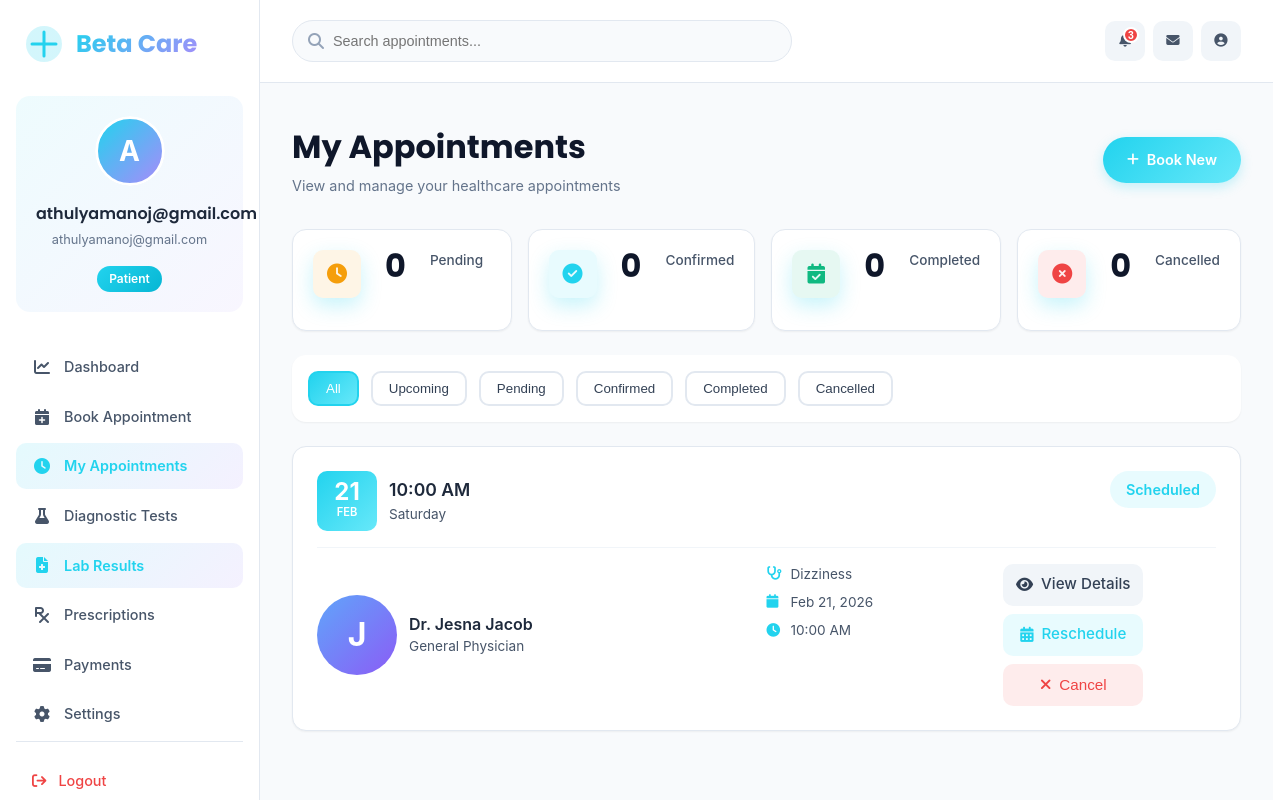
The page /patient/appointments/ (signed in) on the database as committed earlier.
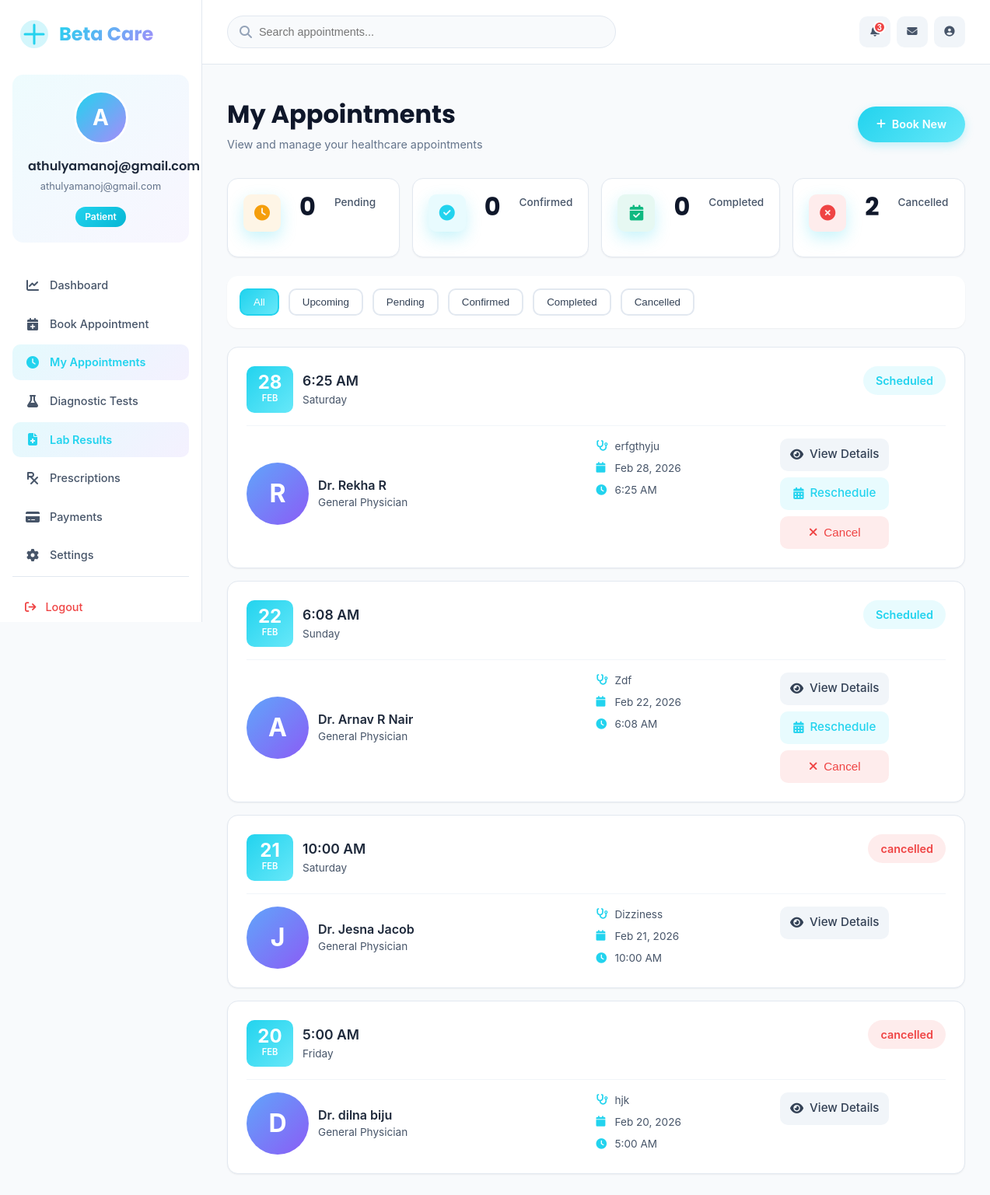
The same page on the database as committed later.
### core/models.py (models this page shows, shortened)
class Appointment(models.Model):
    STATUS_CHOICES = [
        ('Pending Payment', 'Pending Payment'),  # Initial status when appointment is created
        ('Scheduled', 'Scheduled'),              # After payment is completed
        ('Confirmed', 'Confirmed'),              # Doctor confirmed
        ('Completed', 'Completed'),              # Appointment finished
        ('Cancelled', 'Cancelled'),              # Appointment cancelled
        ('No Show', 'No Show'),                  # Patient didn't show up
    ]
    patient = models.ForeignKey(PatientProfile, on_delete=models.CASCADE)
    doctor = models.ForeignKey(DoctorProfile, on_delete=models.CASCADE)
    appointment_date = models.DateField()
    appointment_time = models.TimeField()
    reason = models.CharField(max_length=255)
    status = models.CharField(
        max_length=20,
        choices=STATUS_CHOICES,
        default="Pending Payment"  # Changed default
    )
    created_at = models.DateTimeField(auto_now_add=True)

class DoctorProfile(models.Model):
    user = models.OneToOneField(User, on_delete=models.CASCADE)
    department = models.CharField(max_length=100)
    specialization = models.CharField(max_length=100)
    license_number = models.CharField(max_length=50, blank=True, default="")
    experience = models.PositiveIntegerField(default=0, help_text="Years of experience")
    consultation_fee = models.DecimalField(
    max_digits=8,
    decimal_places=2,
    default=0.00,  # default value for new and existing rows
    help_text="Fee in INR"
)
    phone = models.CharField(max_length=15)
    bio = models.TextField(blank=True)
    status = models.CharField(max_length=20, default="Active")

### core/views.py (the view)
# urls.py: path('patient/appointments/', views.patient_appointments, name='patient_appointments'),
@login_required
def patient_appointments(request):
    try:
        patient_profile = PatientProfile.objects.get(user=request.user)
    except PatientProfile.DoesNotExist:
        messages.error(request, "Patient profile not found. Please contact support.")
        return redirect('patient_dashboard')
    appointments = Appointment.objects.filter(
        patient=patient_profile  # ✅ Now passing PatientProfile instance
    ).select_related('doctor', 'doctor__user').order_by('-appointment_date', '-appointment_time')
    pending_count = appointments.filter(status='pending').count()
    confirmed_count = appointments.filter(status='confirmed').count()
    completed_count = appointments.filter(status='completed').count()
    cancelled_count = appointments.filter(status='cancelled').count()
    context = {
        'appointments': appointments,
        'pending_count': pending_count,
        'confirmed_count': confirmed_count,
        'completed_count': completed_count,
        'cancelled_count': cancelled_count,
    }
    return render(request, 'core/dashboard/patient_appointments.html', context)

### core/templates/core/dashboard/patient_appointments.html (shortened to what the changed rows need)
{% load static %}
<!DOCTYPE html>
<html lang="en">
<head>
    <link href="https://cdnjs.cloudflare.com/ajax/libs/font-awesome/6.5.0/css/all.min.css" rel="stylesheet">
    <link rel="stylesheet" href="{% static 'core/css/admin.css' %}">
</head>
<body>
    <div class="medical-dashboard">
        <main class="medical-main">
            <div class="medical-content">
                <div class="content-header">
                    <div class="page-title-section">
                        <h1 class="page-title">My Appointments</h1>
                    </div>
                </div>
                <div class="appointments-container">
                    <div class="stats-grid">
                        <div class="stat-card">
                            <div class="stat-header">
                                <div class="stat-icon" style="background: rgba(239, 68, 68, 0.1); color: var(--error-red);"><i class="fa-solid fa-times-circle"></i></div>
                            </div>
                            <div class="stat-value">{{ cancelled_count }}</div>
                            <div class="stat-label">Cancelled</div>
                        </div>
                    </div>
                    <div class="appointments-list">
                        {% for appointment in appointments %}
                        <div class="appointment-card" data-status="{{ appointment.status|lower }}">
                            <div class="appointment-header">
                                <div class="appointment-date">
                                    <div class="date-box">
                                        <div class="date-day">{{ appointment.appointment_date|date:"d" }}</div>
                                        <div class="date-month">{{ appointment.appointment_date|date:"M" }}</div>
                                    </div>
                                    <div>
                                        <div class="appointment-time">{{ appointment.appointment_time|time:"g:i A" }}</div>
                                        <div class="appointment-weekday">{{ appointment.appointment_date|date:"l" }}</div>
                                    </div>
                                </div>
                                <span class="status-badge status-{{ appointment.status|lower }}">{{ appointment.get_status_display|default:appointment.status }}</span>
                            </div>
                            <div class="appointment-body">
                                <div class="doctor-info">
                                    <div class="doctor-avatar">
                                        {% if appointment.doctor.user.first_name %}
                                            {{ appointment.doctor.user.first_name|slice:":1"|upper }}
                                        {% else %}
                                            {{ appointment.doctor.user.username|slice:":1"|upper }}
                                        {% endif %}
                                    </div>
                                    <div class="doctor-details">
                                        <h4>
                                            Dr.
                                            {% if appointment.doctor.user.get_full_name %}
                                                {{ appointment.doctor.user.get_full_name }}
                                            {% else %}
                                                {{ appointment.doctor.user.username }}
                                            {% endif %}
                                        </h4>
                                        <div class="doctor-specialty">
                                            {% if appointment.doctor.doctorprofile.specialization %}
                                                {{ appointment.doctor.doctorprofile.specialization }}
                                            {% else %}
                                                General Physician
                                            {% endif %}
                                        </div>
                                    </div>
                                </div>
                                <div class="appointment-info">
                                    <div class="info-row">
                                        <i class="fa-solid fa-stethoscope"></i>
                                        <span>{{ appointment.reason|default:"Checkup" }}</span>
                                    </div>
                                    <div class="info-row">
                                        <i class="fa-solid fa-calendar"></i>
                                        <span>{{ appointment.appointment_date|date:"M d, Y" }}</span>
                                    </div>
                                    <div class="info-row">
                                        <i class="fa-solid fa-clock"></i>
                                        <span>{{ appointment.appointment_time|time:"g:i A" }}</span>
                                    </div>
                                </div>
                                <div class="appointment-actions">
                                    <a href="{% url 'patient_appointment_detail' appointment.id %}" class="action-btn btn-view">
                                        <i class="fa-solid fa-eye"></i>View Details
                                    </a>
                                    {% with status_lower=appointment.status|lower %}
                                        {% if status_lower == 'pending' or status_lower == 'confirmed' or status_lower == 'scheduled' or status_lower == 'pending payment' %}
                                            <a href="{% url 'patient_reschedule_appointment' appointment.id %}" class="action-btn btn-reschedule">
                                                <i class="fa-solid fa-calendar-alt"></i>Reschedule
                                            </a>
                                            <button type="button" class="action-btn btn-cancel" onclick="confirmCancel({{ appointment.id }})">
                                                <i class="fa-solid fa-times"></i>Cancel
                                            </button>
                                        {% endif %}
                                    {% endwith %}
                                </div>
                            </div>
                        </div>
                        {% endfor %}
                    </div>
                </div>
            </div>
        </main>
    </div>
</body>
</html>

Rows that differ between the two databases and show on the page:
added Appointment: appointment_date "28", appointment_date "FEB", appointment_time "6:25 AM", appointment_date "Saturday", status "Scheduled", doctor.user.first_name "R", doctor.user.get_full_name "Rekha R", shows "General Physician", reason "erfgthyju", appointment_date "Feb 28, 2026"
added Appointment: appointment_date "22", appointment_date "FEB", appointment_time "6:08 AM", appointment_date "Sunday", status "Scheduled", doctor.user.first_name "A", doctor.user.get_full_name "Arnav R Nair", shows "General Physician", reason "Zdf", appointment_date "Feb 22, 2026"
changed Appointment "10:00 AM": status "Scheduled" → "cancelled"; no longer shows "Reschedule Cancel"
added Appointment: appointment_date "20", appointment_date "FEB", appointment_time "5:00 AM", appointment_date "Friday", status "cancelled", doctor.user.first_name "D", doctor.user.get_full_name "dilna biju", shows "General Physician", reason "hjk", appointment_date "Feb 20, 2026"
Other text that changed with them:
{{ cancelled_count }}: "0" → "2"
